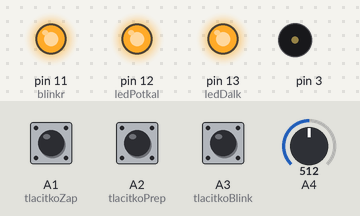
The sketch below on a simulated Arduino Uno, built with avr-gcc and run on an emulated ATmega328P. On the bench: output pins drawn as LEDs (lit = HIGH), buzzer (waves = sounding). Dashed ring = blinking. The inputs (shaded band) are chosen by the test bench; at power-on: A3 (tlacitkoBlink) HIGH, A4 = 512, A1 (tlacitkoZap) HIGH, A2 (tlacitkoPrep) HIGH.

Above: at 1.2 s.
1.3 s: A3 (tlacitkoBlink) pulled LOW for 0.15 s
At 3.9 s:
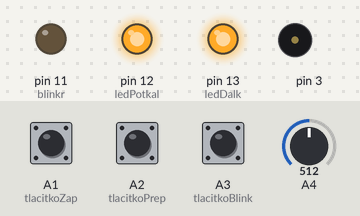
4.4 s: A4 set to 589
6.6 s: A4 set to 608
At 7.9 s:
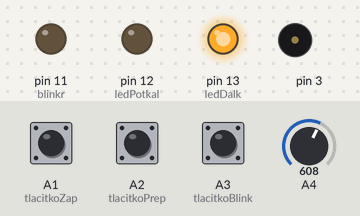
9.6 s: A1 (tlacitkoZap) pulled LOW for 0.15 s
At 10.8 s:
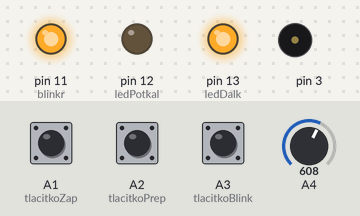
12.6 s: A2 (tlacitkoPrep) pulled LOW for 0.15 s
At 13.9 s:
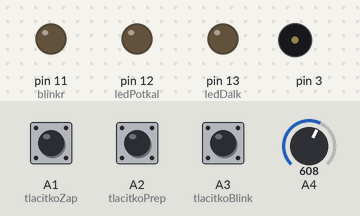
15.7 s: A1 (tlacitkoZap) pulled LOW for 1 s
At 18.9 s:
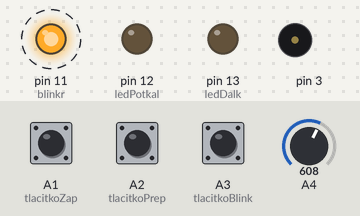
Timing chart, 0 to 19.7 s (numbered marks = the images above; inputs shaded):
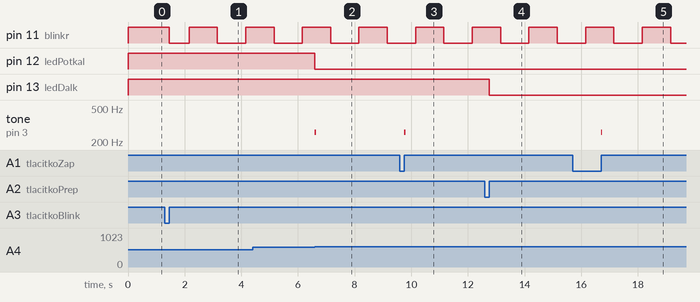

Measured:
- the behaviour switches between 600 and 601 on A4 (found by bisection; images 1 and 2)
- after the input at 1.3 s, pin 11 (blinkr): HIGH → LOW after 0.15 s, → HIGH 0.70 s later, → LOW 1.0 s later, → HIGH 1.0 s later
- after the input at 6.6 s, pin 12 (ledPotkal): HIGH → LOW at once; tone on pin 3: silent → 261 Hz at once, → silent 0.05 s later
- after the input at 9.6 s, tone on pin 3: silent → 261 Hz after 0.15 s, → silent 0.05 s later
- after the input at 12.6 s, pin 13 (ledDalk): HIGH → LOW after 0.15 s
- after the input at 15.7 s, tone on pin 3: silent → 261 Hz after 1.0 s, → silent 0.05 s later

The sketch:

program.ino
```cpp
#include <AsyncTimer.h> // VYŽADUJE KNIHOVNU https://github.com/Aasim-A/AsyncTimer
#define tlacitkoZap A1
#define tlacitkoPrep A2
#define tlacitkoBlink A3
#define ledDalk 13
#define ledPotkal 12
#define blinkr 11

bool dalkove = false;
bool blikat = false;
bool sviti = false;
// asynchronní interval
AsyncTimer t;
unsigned short id;
// tlačítka s pamětí
bool tlacitko1Zmack = false;
bool tlacitko2Zmack = false;
bool tlacitko3Zmack = false;

void setup()
{
	pinMode(ledDalk,OUTPUT);
	pinMode(ledPotkal,OUTPUT);
	pinMode(blinkr,OUTPUT);
	pinMode(tlacitkoZap,INPUT_PULLUP);
	pinMode(tlacitkoPrep,INPUT_PULLUP);
	pinMode(tlacitkoBlink,INPUT_PULLUP);
	digitalWrite(ledDalk,HIGH);
	digitalWrite(ledPotkal,HIGH);
	digitalWrite(blinkr,HIGH);
}

void loop()
{
	t.handle();
	if(!digitalRead(tlacitkoZap) == 1){
		tlacitko1Zmack = true;
	}
	else if(!digitalRead(tlacitkoZap) == 0 && tlacitko1Zmack){
		tlacitko1Zmack = false;
		// Vypnout / zapnout
		tone(3,261,50);
		sviti = !sviti;
		if(!sviti){
			digitalWrite(ledDalk,HIGH);
			digitalWrite(ledPotkal,HIGH);
		}
		else{
			if(dalkove){
				digitalWrite(ledDalk,LOW);
				digitalWrite(ledPotkal,LOW);
			}
			else{
				digitalWrite(ledDalk,HIGH);
				digitalWrite(ledPotkal,LOW);
			}
		}
	}

	if(!digitalRead(tlacitkoBlink) == 1){
		tlacitko2Zmack = true;
	}
	else if(!digitalRead(tlacitkoBlink) == 0 && tlacitko2Zmack){
		tlacitko2Zmack = false;
		// přepnout blikání
		if(blikat){
			t.cancel(id);
			blikat = false;
      digitalWrite(blinkr, HIGH);
		}
		else{
			// blikat
			blikat = true;
			id = t.setInterval([](){
				digitalWrite(blinkr, !digitalRead(blinkr));
			},1000);
		}
	}

	if(!digitalRead(tlacitkoPrep) == 1 && sviti){
		tlacitko3Zmack = true;
	}
	else if(!digitalRead(tlacitkoPrep) == 0 && tlacitko3Zmack){
		// přepnout dálkové / potkávací
		tlacitko3Zmack = false;
		dalkove = !dalkove;
		if(dalkove){
			digitalWrite(ledPotkal,LOW);
			digitalWrite(ledDalk,LOW);
		}
		else{
			digitalWrite(ledDalk,HIGH);
			digitalWrite(ledPotkal,LOW);
		}
	}

	if(analogRead(A4) > 600){
		// FOTOREZISTOR
    if(!sviti){
      tone(3,261,50);
      sviti = true;
      if(dalkove){
        digitalWrite(ledDalk,LOW);
        digitalWrite(ledPotkal,LOW);
      }
      else{
        digitalWrite(ledPotkal,LOW);
      }
    }
	}
}
```
